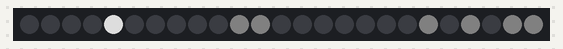
A sketch run on a simulated Arduino Uno, built with avr-gcc and run on an emulated ATmega328P. Parts: 25 RGB LEDs in strip order, left to right. Dim RGB values are drawn brighter than linear; random numbers use the default seed unless the sketch sets one; what the sketch prints to the serial monitor is not drawn.

Above: at 2.35 s.
At 8.2 s:
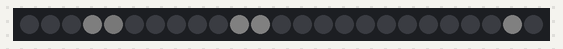
At 15.4 s:
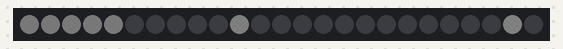
At 38.5 s:
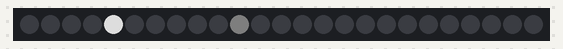

The sketch:

NightSky.ino
```cpp
#include "SPI.h"
#include "Adafruit_WS2801.h"

uint8_t dataPin = 2;
uint8_t clockPin = 3;
int wait = 2;
Adafruit_WS2801 strip = Adafruit_WS2801(25, dataPin, clockPin);

void setup(){
  strip.begin();
  strip.show();
  randomSeed(analogRead(0));
  startNight();

  Serial.begin(9600);
  delay(2000); // wait a couple of seconds to get serial monitor running.
  Serial.print("starting up... ");

}

void loop(){
  starNight();
}

void startNight(){
  int brightness = random(9);
  int i;
  int chance;
  int pixels = strip.numPixels();

  for( i = 0; i < pixels; i++ ){
    chance = random(4);
    if( chance == 1 ) strip.setPixelColor( i, brightness, brightness, brightness);
    strip.show();
  }

}

void fadeDown(int star, int brightness, int curr){
 int diff;
 int i;

 diff = (curr - brightness)*.8;
 for( i = 0; i < 5; i++ ){ // increase the iterations to make dimming in more shallow steps.
        strip.setPixelColor( star, diff, diff, diff );
        strip.show();
        diff = diff*.8;
        delay(25);
 }
      strip.setPixelColor( star, brightness, brightness, brightness);
      strip.show();
}

void fadeUp(int star, int brightness, int curr){
  int i;
  int diff = (brightness - curr)*.1;
      for( i = 0; i < 3; i++ ){ // increase the iterations to make dimming in more shallow steps.
        diff = diff*2;
        strip.setPixelColor( star, diff, diff, diff );
        strip.show();
        delay(25);
      }
      strip.setPixelColor( star, brightness, brightness, brightness );
      strip.show();

}

void starNight(){
  int shootingStar = 0;
  int star = random(26);
  int brightness = random(8);
  int chance = random(3); // Too many stars were on so this helps
  int curr, diff;
  int i;


  if( chance == 1 ){ // prevent that by only allowing so many to even turn on.

    curr = (strip.getPixelColor(star) >> 16); // grab past brightness.

    if( curr > brightness ){
      fadeDown(star, brightness, curr);
    }

    else if( curr <= brightness && curr != 0  ){
      fadeUp(star, brightness, curr);
    }

    strip.show();
    delay(wait);
    wait = 300;
  }
  else{ // else turn a star off, helps with 'twinkle' effect.
    strip.setPixelColor( star, 0, 0, 0 );
    delay(wait);
  }

  shootingStar = random(50);
  if( shootingStar == 1 ) shootStar();
}

// The shooting star function is very much primitive and needs much work.
void shootStar(){
  int bright = 150;
  int i;
  int defaultBright = 2;
  int time = 15;
  for(i = 0; i < 5; i++){
    strip.setPixelColor(i, bright, bright, bright);
    strip.setPixelColor(i-1, bright-150, bright-150, bright-150);
    strip.show();
    delay(time);
  }
  // now we need to put the values back to what they were.
  for( i = 0; i < 5; i++ ){
    strip.setPixelColor( i, defaultBright, defaultBright, defaultBright );
  }
}
```
